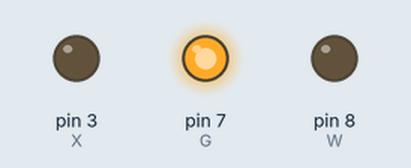
A sketch run on a simulated Arduino Uno, built with avr-gcc and run on an emulated ATmega328P. Parts: output pins drawn as LEDs (lit = HIGH).

Above: at 0.05 s.
At 0.76 s:
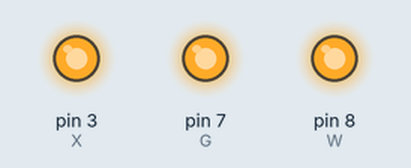
At 1.49 s:
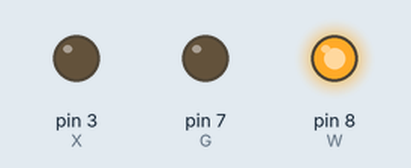
At 2.2 s:
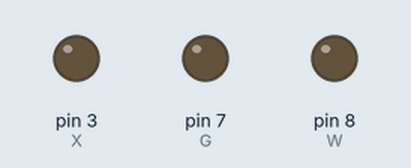
At 2.93 s:
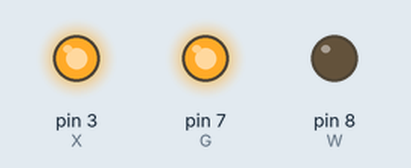
Timing chart, 0 to 3.2 s (numbered marks = the images above):
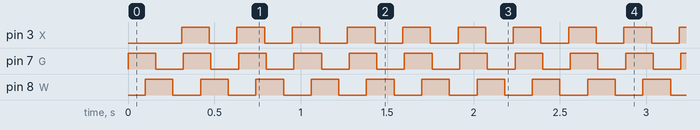

Measured:
- by itself, pin 3 (X), pin 7 (G), pin 8 (W): alternates HIGH for 0.16 s and LOW for 0.16 s

The sketch:

Avro.ino
```cpp
int G =7;
int W =8;
int X = 3;
boolean stateG = 1,stateW = 1, stateX = 0;

void setup()
{
  pinMode(G,OUTPUT);
  pinMode(W,OUTPUT);
  pinMode(X,OUTPUT);


}
void loop()
{
    digitalWrite(G,stateG);
    delay(100);
    stateG = !stateG;

    digitalWrite(W,stateW);
    delay(50);
    stateW = !stateW;

    digitalWrite(X,stateX);
    delay(10);
    stateX = !stateX;
}
```
